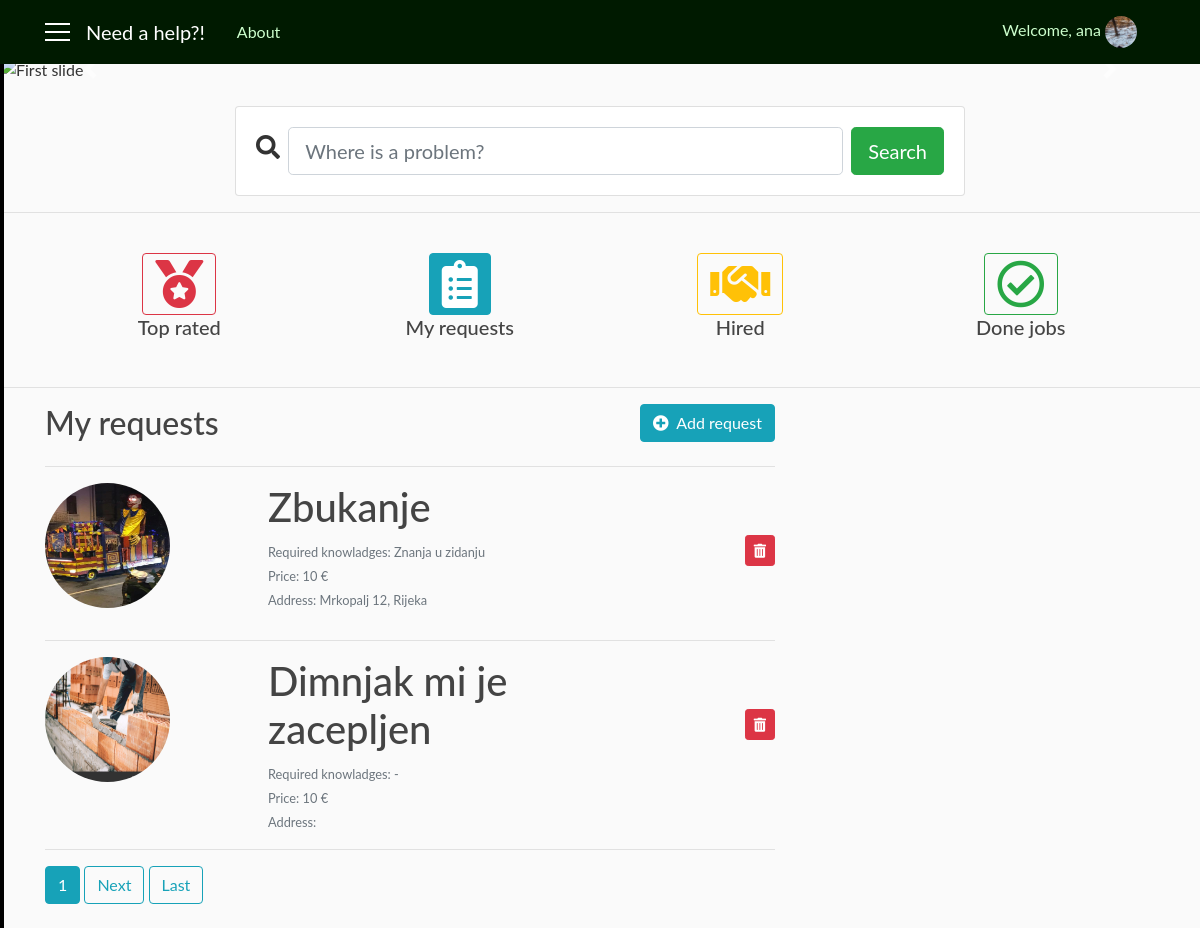
Screenshot of /requests_user/2 (signed in) with the database file from the repository.
### user/models.py (models this page shows, shortened)
class Profile(models.Model):
    user = models.OneToOneField(User, on_delete=models.CASCADE)
    gender = models.CharField(max_length=10, choices=GENDER, default='male')
    address = models.CharField(max_length=30, blank=True)
    birth_date = models.DateField(null=True, blank=True)
    phone_number = models.CharField(max_length=100, blank=True)
    costs = models.IntegerField(default=100)
    role = models.CharField(max_length=15, choices=ROLES, default='client')
    profession = models.CharField(max_length=250, choices=PROFESSION, default='Other')
    knowledges = models.TextField(max_length=1000, blank=True)
    photo = models.ImageField(default='default_user.jpg', upload_to='profile_user')

class Requests(models.Model):
    user = models.ForeignKey(User, on_delete=models.CASCADE)
    job_title = models.CharField(max_length=30, blank=True)
    required_knowledges = models.TextField(max_length=1000, default='-')
    price = models.IntegerField(default=10)
    address = models.CharField(max_length=30, blank=True)
    job_description = models.TextField(max_length=1000, blank=True)
    date = models.DateTimeField(auto_now_add=True)
    photo = models.ImageField(default='default_request.jpg', upload_to='requests_user')

### need_a_help_app/views.py (the view)
# urls.py: path('requests_user/<int:pk>', views.RequestsView.as_view(), name='requests_user'),
class RequestsView(LoginRequiredMixin, ListView):
    model = Requests
    template_name = 'user/requests_user.html'
    context_object_name = 'req'
    paginate_by = 2
    def get_queryset(self):
        user = get_object_or_404(User, pk=self.kwargs.get('pk'))
        return Requests.objects.filter(user=user).order_by('-date')

### user/templates/user/requests_user.html (shortened to what this page needs)
{% extends 'need_a_help_app/base.html' %}
{% block app_client %}
    <div id="carouselExampleIndicators" class="carousel slide" data-ride="carousel">
      <ol class="carousel-indicators">
      </ol>
      <div class="carousel-inner">
            <div class="carousel-item active">
                <img class="slide-img" src="https://www.bing.com/th?id=OIP.GdOM_bEhNhmrmAG4XTVTiQHaE8&pid=Api" alt="First slide">
            </div>
      </div>
      <a class="carousel-control-prev" href="#carouselExampleIndicators" role="button" data-slide="prev">
        <span class="carousel-control-prev-icon" aria-hidden="true"></span>
      </a>
      <a class="carousel-control-next" href="#carouselExampleIndicators" role="button" data-slide="next">
        <span class="carousel-control-next-icon" aria-hidden="true"></span>
      </a>
    </div>
    <div class="container">
    <br/>
        <div class="row justify-content-center">
            <div class="col-12 col-md-10 col-lg-8">
                <form class="card card-sm">
                    <div class="card-body row no-gutters align-items-center">
                        <div class="col-auto">
                            <i class="fas fa-search h4 text-body"></i>&nbsp&nbsp
                        </div>
                        <div class="col">
                            <input class="form-control form-control-lg form-control-borderless" type="search" placeholder="Where is a problem?">
                        </div>&nbsp&nbsp
                        <div class="col-auto">
                            <button class="btn btn-lg btn-success" type="submit">Search</button>
                        </div>
                    </div>
                </form>
            </div>
        </div>
    </div>
    <hr width="100%">
    <div class="container p-4">
        <div class="row" align="center">
            <div class="col-sm-3">
                <a href="#" class="btn btn-outline-danger"><i class="fas fa-medal fa-3x"></i></a>
            </div>
            <div class="col-sm-3">
                <a href="#" class="btn btn-info"><i class="fas fa-clipboard-list fa-3x"></i></a>
            </div>
            <div class="col-sm-3">
                <a href="#" class="btn btn-outline-warning"><i class="fas fa-handshake fa-3x"></i></a>
            </div>
            <div class="col-sm-3">
                <a href="#" class="btn btn-outline-success"><i class="far fa-check-circle fa-3x"></i></a>
            </div>
        </div>
        <div class="row" align="center">
            <div class="col-sm-3">
                <h5>Top rated</h5>
            </div>
            <div class="col-sm-3">
                <h5>My requests</h5>
            </div>
            <div class="col-sm-3">
                <h5>Hired</h5>
            </div>
            <div class="col-sm-3">
                <h5>Done jobs</h5>
            </div>
        </div>
    </div>
    <hr width="100%">
{% endblock %}
{% block content %}
   <div class="row">
    <div class="col-sm-8">
        <h2>My requests</h2>
    </div>
    <div class="col-sm-4" align="right">
        <a class="btn btn-info" href="{% url 'add_request' %}"><i class="fas fa-plus-circle"></i>&nbsp Add request</a>
    </div>
   </div>
   <hr width="100%">
   {% if req %}
       {% for i in req %}
            <div class="row">
                <div class="col-sm-3">
                    <a href="{% url 'request_detail' i.id %}">
                        <img class="rounded-circle account-img" src="{{ i.photo.url }}">
                    </a>
                </div>
                <div class="col-sm-7 pl-5">
                    <h1>{{ i.job_title }}</h1>
                    <small class="text-secondary text-muted">Required knowladges: {{ i.required_knowledges }}</small><br>
                    <small class="text-secondary text-muted">Price: {{ i.price }} €</small><br>
                    <small class="text-secondary text-muted">Address: {{ i.address }}</small><br>
                </div>
                <div class="col-sm-2 pt-5" align="right">
                    <a href="{% url 'request_delete' i.id %}" class="btn btn-danger btn-sm mt-1 mb-1"><i class="fas fa-trash-alt"></i></a>
                </div>
            </div>
            <hr width="100%">
       {% endfor %}
   {% else %}
    <h3 class="text-secondary text-muted" align="center">No results</h3>
   {% endif %}
    {% if is_paginated %}
        {% for i in page_obj.paginator.page_range %}
            {% if page_obj.number == i %}
                <a class="btn btn-info mb-4" href="?page={{ i }}">{{ i }}</a>
            {% elif num > page_obj.number|add:'-3' and num < page_obj.number|add:'3' %}
                <a class="btn btn-outline-info mb-4" href="?page={{ i }}">{{ i }}</a>
            {% endif %}
        {% endfor %}
        {% if page_obj.has_next %}
            <a class="btn btn-outline-info mb-4" href="?page={{ page_obj.next_page_number }}">Next</a>
            <a class="btn btn-outline-info mb-4" href="?page={{ page_obj.paginator.num_pages }}">Last</a>
        {% endif %}
    {% endif %}
{% endblock %}

### need_a_help_app/templates/need_a_help_app/base.html (shortened to what this page needs)
{% load static %}
<!DOCTYPE html>
<html>
    <head>
        <link rel="stylesheet" href="https://maxcdn.bootstrapcdn.com/bootstrap/4.0.0/css/bootstrap.min.css">
        <link rel="stylesheet" href="https://use.fontawesome.com/releases/v5.7.2/css/all.css">
        <link rel="stylesheet" type="text/css" href="{% static 'need_a_help_app/style.css' %}">
    </head>
    <body>
      <div id="wrapper">
          {% if user.is_authenticated and user.profile.role == 'client' %}
            <div id="sidebar-wrapper">
                <ul class="sidebar-nav">
                    <div class="list-group">
                      <a class="list-group-item sb" href="{% url 'main' %}">&nbsp; Home</a>
                      <a class="list-group-item sb" href="{% url 'info' user.id %}">&nbsp; My profile</a>
                      <a class="list-group-item sb" href="#">&nbsp; Messages</a>
                      <a class="list-group-item sb" href="{% url 'profile' %}">&nbsp; Settings</a>
                      <a class="list-group-item sb" href="{% url 'favorites' %}">&nbsp; My favourites</a>
                      <a class="list-group-item sb" href="{% url 'logout' %}">&nbsp Logout</a>
                    </div>
                </ul>
            </div>
          {% endif %}
          <header class="site-header">
            <nav class="navbar navbar-expand-md navbar-dark bg-steel fixed-top">
              <div class="container">
                {% if user.is_authenticated %}
                  <a href='#' id='menu-toggle'><div class='menu-icon'></div>
                                  <div class='menu-icon'></div>
                                  <div class='menu-icon'></div></a>
                  <a class="navbar-brand mr-4 ml-3" href="{% url 'main' %}">Need a help?!</a>
                {% else %}
                  <a class="navbar-brand mr-4" href="#">Need a help?!</a>
                {% endif %}
                <div class="collapse navbar-collapse" id="navbarToggle">
                  <div class="navbar-nav mr-auto">
                    <a class="nav-item nav-link" href="{% url 'home' %}">About</a>
                  </div>
                  <div class="navbar-nav">
                    {% if user.is_authenticated %}
                      <span class="nav-item nav-link">Welcome, {{ user.username }} <a href="{% url 'info' user.id %}"><img class="rounded-circle navbar-img" src="{{ user.profile.photo.url }}"></a></span>
                    {% else %}
                      <a class="nav-item nav-link" href="{% url 'login' %}">Login</a>
                      <a class="nav-item nav-link" href="{% url 'register' %}">Register</a>
                    {% endif %}
                  </div>
                </div>
              </div>
            </nav>
          </header>
          <div id="page-content-wrapper">
            {% if user.is_authenticated and user.profile.role == 'client' %}
              {% block app_client %}{% endblock %}
            {% elif user.is_authenticated and user.profile.role == 'repairman' %}
              {% block app_repairman %}{% endblock %}
            {% endif %}
            <main role="main" class="container">
              <div class="row">
                <div class="col-sm-8">
                  {% block content %}{% endblock %}
                </div>
              </div>
            </main>
          </div>
    </div>
    </body>
</html>

### need_a_help_app/static/need_a_help_app/style.css (style rules this page uses)
body { background: #fafafa; color: #333333; margin-top: 56px; font-family: 'Lato'; }
h1, h2, h3, h4, h5, h6 { color: #444444; }
ul { margin: 0; }
.bg-steel { background-color: #001a00; }
.site-header .navbar-nav .nav-link { color: #ccffcc; }
.account-img { height: 125px; width: 125px; margin-right: 20px; margin-bottom: 16px; }
.navbar-img { height: 32px; width: 32px; margin-right: 10px; }
.carousel-inner .slide-img { width: 100%; height:250px; z-index: 1; position: relative; }
.menu-icon { width: 25px; height: 2px; background-color: white; margin: 6px 0; }
.sidebar-nav { padding-left: 0px; color: black; }
#sidebar-wrapper { z-index: 1; position: fixed; width: 0; height: 100%; overflow-y: hidden; background-color: black; border: 2px solid black; }
#page-content-wrapper { width: 100%; position: static; padding: 0; }

### rows the page displays
Requests: photo (picture), job_title "Zbukanje", required_knowledges "Znanja u zidanju", price "10", address "Mrkopalj 12, Rijeka"
Requests: photo (placeholder picture), job_title "Dimnjak mi je zacepljen", required_knowledges "-", price "10"

### other values shown
{{ user.username }} "ana"
{{ i }} "1"
